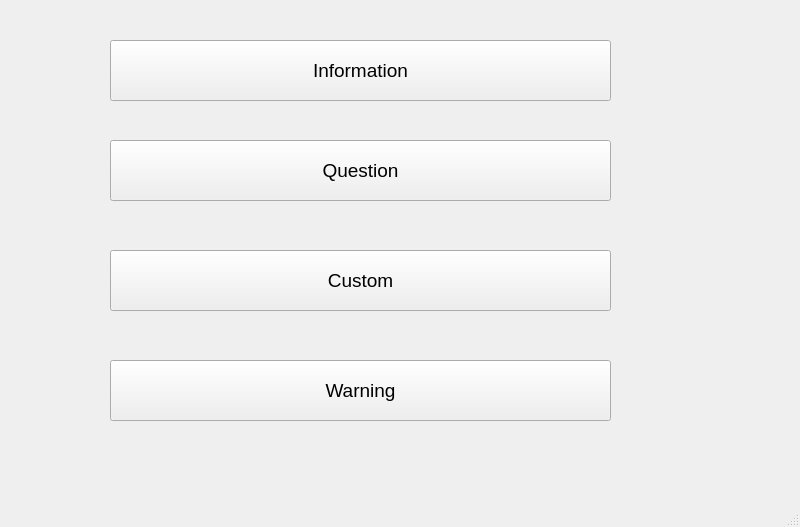
<?xml version="1.0" encoding="UTF-8"?>
<ui version="4.0">
 <class>MainWindow</class>
 <widget class="QMainWindow" name="MainWindow">
  <property name="geometry">
   <rect>
    <x>0</x>
    <y>0</y>
    <width>800</width>
    <height>527</height>
   </rect>
  </property>
  <property name="windowTitle">
   <string>CHARISHMA 212218104069</string>
  </property>
  <widget class="QWidget" name="centralwidget">
   <widget class="QPushButton" name="pushButton">
    <property name="geometry">
     <rect>
      <x>110</x>
      <y>40</y>
      <width>501</width>
      <height>61</height>
     </rect>
    </property>
    <property name="font">
     <font>
      <pointsize>14</pointsize>
      <weight>50</weight>
      <bold>false</bold>
     </font>
    </property>
    <property name="text">
     <string>Information</string>
    </property>
   </widget>
   <widget class="QPushButton" name="pushButton_2">
    <property name="geometry">
     <rect>
      <x>110</x>
      <y>140</y>
      <width>501</width>
      <height>61</height>
     </rect>
    </property>
    <property name="font">
     <font>
      <pointsize>14</pointsize>
      <weight>50</weight>
      <bold>false</bold>
     </font>
    </property>
    <property name="text">
     <string>Question</string>
    </property>
   </widget>
   <widget class="QPushButton" name="pushButton_3">
    <property name="geometry">
     <rect>
      <x>110</x>
      <y>250</y>
      <width>501</width>
      <height>61</height>
     </rect>
    </property>
    <property name="font">
     <font>
      <pointsize>14</pointsize>
      <weight>50</weight>
      <bold>false</bold>
     </font>
    </property>
    <property name="text">
     <string>Custom</string>
    </property>
   </widget>
   <widget class="QPushButton" name="pushButton_4">
    <property name="geometry">
     <rect>
      <x>110</x>
      <y>360</y>
      <width>501</width>
      <height>61</height>
     </rect>
    </property>
    <property name="font">
     <font>
      <pointsize>14</pointsize>
      <weight>50</weight>
      <bold>false</bold>
     </font>
    </property>
    <property name="cursor">
     <cursorShape>PointingHandCursor</cursorShape>
    </property>
    <property name="text">
     <string>Warning</string>
    </property>
   </widget>
  </widget>
  <widget class="QMenuBar" name="menubar">
   <property name="geometry">
    <rect>
     <x>0</x>
     <y>0</y>
     <width>800</width>
     <height>26</height>
    </rect>
   </property>
  </widget>
  <widget class="QStatusBar" name="statusbar"/>
 </widget>
 <resources/>
 <connections/>
</ui>
